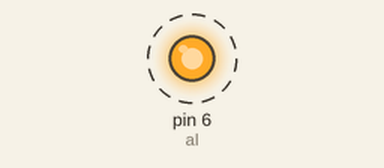
The sketch below on a simulated Arduino Uno, built with avr-gcc and run on an emulated ATmega328P. Shown: output pins drawn as LEDs (lit = HIGH). Dashed ring = blinking.

Above: at 0.2 s.
Timing chart, 0 to 3.0 s (numbered marks = the images above):
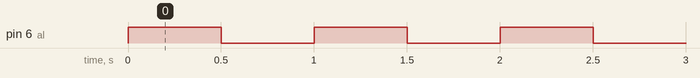

The sketch:

beuzeur.ino
```cpp
int al=6;

void setup()
{
pinMode(al, OUTPUT);
}

void loop()
{

      digitalWrite (al, HIGH); // le buzzer est actionné
      delay (500); // délai de 0.5 secondes
      digitalWrite (al, LOW); // le buzzer est à l'arrêt
      delay (500); // délai de 0.5 secondes

}
```

Measured:
- by itself, pin 6 (al): alternates HIGH for 0.50 s and LOW for 0.50 s
